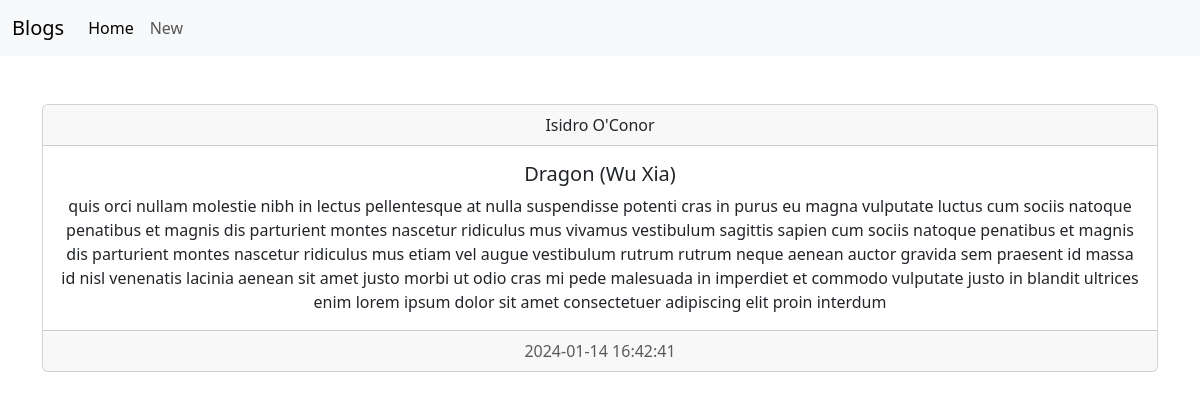
The page /post.php?blog_id=937 on the database its author committed.
### tables this page shows
CREATE TABLE IF NOT EXISTS `blogs` (
  `title` varchar(50) NOT NULL,
  `id` bigint(20) NOT NULL AUTO_INCREMENT,
  `created_at` datetime DEFAULT current_timestamp(),
  `content` text DEFAULT NULL,
  `short_description` varchar(500) DEFAULT NULL,
  `author_id` bigint(20) DEFAULT NULL,
  PRIMARY KEY (`id`),
  KEY `author_id` (`author_id`)
);

CREATE TABLE IF NOT EXISTS `authors` (
  `name` varchar(50) NOT NULL,
  `id` bigint(20) NOT NULL AUTO_INCREMENT,
  PRIMARY KEY (`id`)
);

### database.php (called while the page is built, shortened)
<?php
    function getBlog($id){
        $sql = 'SELECT b.id, b.title ,b.content, b.created_at, a.name FROM `blogs` as b INNER JOIN authors as a on b.author_id = a.id where b.id = ?;';
        $result = mysqli_execute_query($GLOBALS['conn'],$sql,[$id]);
        $row = mysqli_fetch_assoc($result);
        return $row;
    }

### post.php (the view, shortened to what this page needs)
<?php require_once('database.php') ?>
<!DOCTYPE html>
<html lang="en">
<head>
    <link href="https://cdn.jsdelivr.net/npm/bootstrap@5.3.2/dist/css/bootstrap.min.css" rel="stylesheet">
</head>
<body>
<nav class="navbar navbar-expand-lg bg-body-tertiary">
  <div class="container-fluid">
    <a class="navbar-brand" href="index.php">Blogs</a>
    <div class="collapse navbar-collapse" id="navbarNav">
      <ul class="navbar-nav">
        <li class="nav-item">
          <a class="nav-link active" aria-current="page" href="index.php">Home</a>
        </li>
        <li class="nav-item">
          <a class="nav-link" href="new-post.php">New</a>
        </li>
      </ul>
    </div>
  </div>
</nav>
<main class="container ">
    <div class="row">
        <div class="col-12 mt-5">
            <?php
              $blog = getBlog(htmlspecialchars($_GET['blog_id']));
              echo '
              <div class="card text-center">
                <div class="card-header">
                    '.$blog['name'].'
                </div>
                <div class="card-body">
                    <h5 class="card-title">'.$blog['title'].'</h5>
                    <p class="card-text">
                    '.$blog['content'].'
                    </p>
                </div>
                <div class="card-footer text-body-secondary">
                    '.$blog['created_at'].'
                </div>
            </div>
              ';
            ?>
        </div>
    </div>
</main>
</body>
</html>

### rows shown on the page
blogs: author.name "Isidro O'Conor", title "Dragon (Wu Xia)", content "quis orci nullam molestie nibh in lectus pellentesque at nulla suspendisse potenti cras in purus eu magna vulputate luctus cum sociis natoque penatibus et magnis dis parturient montes nascetur ridiculus mus vivamus vestibulum sagittis sapien cum sociis natoque penatibus et magnis dis parturient montes nascetur ridiculus mus etiam vel augue vestibulum rutrum rutrum neque aenean auctor gravida sem praesent id massa id nisl venenatis lacinia aenean sit amet justo morbi ut odio cras mi pede malesuada in imperdiet et commodo vulputate justo in blandit ultrices enim lorem ipsum dolor sit amet consectetuer adipiscing elit proin interdum", created_at "2024-01-14 16:42:41"
